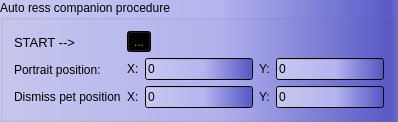
    <widget class="QGroupBox" name="groupBox_7">
     <property name="enabled">
      <bool>true</bool>
     </property>
     <property name="palette">
      <palette>
       <active>
        <colorrole role="WindowText">
         <brush brushstyle="SolidPattern">
          <color alpha="255">
           <red>0</red>
           <green>0</green>
           <blue>0</blue>
          </color>
         </brush>
        </colorrole>
        <colorrole role="Button">
         <brush brushstyle="LinearGradientPattern">
          <gradient startx="0.000000000000000" starty="0.000000000000000" endx="1.000000000000000" endy="0.000000000000000" type="LinearGradient" spread="PadSpread" coordinatemode="ObjectBoundingMode">
           <gradientstop position="0.000000000000000">
            <color alpha="255">
             <red>200</red>
             <green>200</green>
             <blue>240</blue>
            </color>
           </gradientstop>
           <gradientstop position="0.550000000000000">
            <color alpha="255">
             <red>180</red>
             <green>180</green>
             <blue>240</blue>
            </color>
           </gradientstop>
           <gradientstop position="0.980000000000000">
            <color alpha="255">
             <red>90</red>
             <green>90</green>
             <blue>200</blue>
            </color>
           </gradientstop>
           <gradientstop position="1.000000000000000">
            <color alpha="220">
             <red>90</red>
             <green>90</green>
             <blue>180</blue>
            </color>
           </gradientstop>
          </gradient>
         </brush>
        </colorrole>
        <colorrole role="Dark">
         <brush brushstyle="SolidPattern">
          <color alpha="255">
           <red>170</red>
           <green>170</green>
           <blue>0</blue>
          </color>
         </brush>
        </colorrole>
        <colorrole role="Text">
         <brush brushstyle="LinearGradientPattern">
          <gradient startx="0.000000000000000" starty="0.000000000000000" endx="8.000000000000000" endy="12.000000000000000" type="LinearGradient" spread="PadSpread" coordinatemode="ObjectBoundingMode">
           <gradientstop position="0.000000000000000">
            <color alpha="255">
             <red>140</red>
             <green>140</green>
             <blue>0</blue>
            </color>
           </gradientstop>
           <gradientstop position="1.000000000000000">
            <color alpha="255">
             <red>255</red>
             <green>255</green>
             <blue>30</blue>
            </color>
           </gradientstop>
          </gradient>
         </brush>
        </colorrole>
        <colorrole role="ButtonText">
         <brush brushstyle="LinearGradientPattern">
          <gradient startx="0.000000000000000" starty="0.000000000000000" endx="8.000000000000000" endy="12.000000000000000" type="LinearGradient" spread="PadSpread" coordinatemode="ObjectBoundingMode">
           <gradientstop position="0.000000000000000">
            <color alpha="255">
             <red>140</red>
             <green>140</green>
             <blue>0</blue>
            </color>
           </gradientstop>
           <gradientstop position="1.000000000000000">
            <color alpha="255">
             <red>255</red>
             <green>255</green>
             <blue>30</blue>
            </color>
           </gradientstop>
          </gradient>
         </brush>
        </colorrole>
        <colorrole role="Base">
         <brush brushstyle="LinearGradientPattern">
          <gradient startx="0.000000000000000" starty="0.000000000000000" endx="1.000000000000000" endy="0.000000000000000" type="LinearGradient" spread="PadSpread" coordinatemode="ObjectBoundingMode">
           <gradientstop position="0.000000000000000">
            <color alpha="255">
             <red>200</red>
             <green>200</green>
             <blue>240</blue>
            </color>
           </gradientstop>
           <gradientstop position="0.550000000000000">
            <color alpha="255">
             <red>180</red>
             <green>180</green>
             <blue>240</blue>
            </color>
           </gradientstop>
           <gradientstop position="0.980000000000000">
            <color alpha="255">
             <red>90</red>
             <green>90</green>
             <blue>200</blue>
            </color>
           </gradientstop>
           <gradientstop position="1.000000000000000">
            <color alpha="220">
             <red>90</red>
             <green>90</green>
             <blue>180</blue>
            </color>
           </gradientstop>
          </gradient>
         </brush>
        </colorrole>
        <colorrole role="Window">
         <brush brushstyle="LinearGradientPattern">
          <gradient startx="0.000000000000000" starty="0.000000000000000" endx="1.000000000000000" endy="0.000000000000000" type="LinearGradient" spread="PadSpread" coordinatemode="ObjectBoundingMode">
           <gradientstop position="0.000000000000000">
            <color alpha="255">
             <red>200</red>
             <green>200</green>
             <blue>240</blue>
            </color>
           </gradientstop>
           <gradientstop position="0.550000000000000">
            <color alpha="255">
             <red>180</red>
             <green>180</green>
             <blue>240</blue>
            </color>
           </gradientstop>
           <gradientstop position="0.980000000000000">
            <color alpha="255">
             <red>90</red>
             <green>90</green>
             <blue>200</blue>
            </color>
           </gradientstop>
           <gradientstop position="1.000000000000000">
            <color alpha="220">
             <red>90</red>
             <green>90</green>
             <blue>180</blue>
            </color>
           </gradientstop>
          </gradient>
         </brush>
        </colorrole>
       </active>
       <inactive>
        <colorrole role="WindowText">
         <brush brushstyle="SolidPattern">
          <color alpha="255">
           <red>0</red>
           <green>0</green>
           <blue>0</blue>
          </color>
         </brush>
        </colorrole>
        <colorrole role="Button">
         <brush brushstyle="LinearGradientPattern">
          <gradient startx="0.000000000000000" starty="0.000000000000000" endx="1.000000000000000" endy="0.000000000000000" type="LinearGradient" spread="PadSpread" coordinatemode="ObjectBoundingMode">
           <gradientstop position="0.000000000000000">
            <color alpha="255">
             <red>200</red>
             <green>200</green>
             <blue>240</blue>
            </color>
           </gradientstop>
           <gradientstop position="0.550000000000000">
            <color alpha="255">
             <red>180</red>
             <green>180</green>
             <blue>240</blue>
            </color>
           </gradientstop>
           <gradientstop position="0.980000000000000">
            <color alpha="255">
             <red>90</red>
             <green>90</green>
             <blue>200</blue>
            </color>
           </gradientstop>
           <gradientstop position="1.000000000000000">
            <color alpha="220">
             <red>90</red>
             <green>90</green>
             <blue>180</blue>
            </color>
           </gradientstop>
          </gradient>
         </brush>
        </colorrole>
        <colorrole role="Dark">
         <brush brushstyle="SolidPattern">
          <color alpha="255">
           <red>170</red>
           <green>170</green>
           <blue>0</blue>
          </color>
         </brush>
        </colorrole>
        <colorrole role="Text">
         <brush brushstyle="LinearGradientPattern">
          <gradient startx="0.000000000000000" starty="0.000000000000000" endx="8.000000000000000" endy="12.000000000000000" type="LinearGradient" spread="PadSpread" coordinatemode="ObjectBoundingMode">
           <gradientstop position="0.000000000000000">
            <color alpha="255">
             <red>140</red>
             <green>140</green>
             <blue>0</blue>
            </color>
           </gradientstop>
           <gradientstop position="1.000000000000000">
            <color alpha="255">
             <red>255</red>
             <green>255</green>
             <blue>30</blue>
            </color>
           </gradientstop>
          </gradient>
         </brush>
        </colorrole>
        <colorrole role="ButtonText">
         <brush brushstyle="LinearGradientPattern">
          <gradient startx="0.000000000000000" starty="0.000000000000000" endx="8.000000000000000" endy="12.000000000000000" type="LinearGradient" spread="PadSpread" coordinatemode="ObjectBoundingMode">
           <gradientstop position="0.000000000000000">
            <color alpha="255">
             <red>140</red>
             <green>140</green>
             <blue>0</blue>
            </color>
           </gradientstop>
           <gradientstop position="1.000000000000000">
            <color alpha="255">
             <red>255</red>
             <green>255</green>
             <blue>30</blue>
            </color>
           </gradientstop>
          </gradient>
         </brush>
        </colorrole>
        <colorrole role="Base">
         <brush brushstyle="LinearGradientPattern">
          <gradient startx="0.000000000000000" starty="0.000000000000000" endx="1.000000000000000" endy="0.000000000000000" type="LinearGradient" spread="PadSpread" coordinatemode="ObjectBoundingMode">
           <gradientstop position="0.000000000000000">
            <color alpha="255">
             <red>200</red>
             <green>200</green>
             <blue>240</blue>
            </color>
           </gradientstop>
           <gradientstop position="0.550000000000000">
            <color alpha="255">
             <red>180</red>
             <green>180</green>
             <blue>240</blue>
            </color>
           </gradientstop>
           <gradientstop position="0.980000000000000">
            <color alpha="255">
             <red>90</red>
             <green>90</green>
             <blue>200</blue>
            </color>
           </gradientstop>
           <gradientstop position="1.000000000000000">
            <color alpha="220">
             <red>90</red>
             <green>90</green>
             <blue>180</blue>
            </color>
           </gradientstop>
          </gradient>
         </brush>
        </colorrole>
        <colorrole role="Window">
         <brush brushstyle="LinearGradientPattern">
          <gradient startx="0.000000000000000" starty="0.000000000000000" endx="1.000000000000000" endy="0.000000000000000" type="LinearGradient" spread="PadSpread" coordinatemode="ObjectBoundingMode">
           <gradientstop position="0.000000000000000">
            <color alpha="255">
             <red>200</red>
             <green>200</green>
             <blue>240</blue>
            </color>
           </gradientstop>
           <gradientstop position="0.550000000000000">
            <color alpha="255">
             <red>180</red>
             <green>180</green>
             <blue>240</blue>
            </color>
           </gradientstop>
           <gradientstop position="0.980000000000000">
            <color alpha="255">
             <red>90</red>
             <green>90</green>
             <blue>200</blue>
            </color>
           </gradientstop>
           <gradientstop position="1.000000000000000">
            <color alpha="220">
             <red>90</red>
             <green>90</green>
             <blue>180</blue>
            </color>
           </gradientstop>
          </gradient>
         </brush>
        </colorrole>
       </inactive>
       <disabled>
        <colorrole role="WindowText">
         <brush brushstyle="SolidPattern">
          <color alpha="255">
           <red>0</red>
           <green>0</green>
           <blue>0</blue>
          </color>
         </brush>
        </colorrole>
        <colorrole role="Button">
         <brush brushstyle="LinearGradientPattern">
          <gradient startx="0.000000000000000" starty="0.000000000000000" endx="1.000000000000000" endy="0.000000000000000" type="LinearGradient" spread="PadSpread" coordinatemode="ObjectBoundingMode">
           <gradientstop position="0.000000000000000">
            <color alpha="255">
             <red>200</red>
             <green>200</green>
             <blue>240</blue>
            </color>
           </gradientstop>
           <gradientstop position="0.550000000000000">
            <color alpha="255">
             <red>180</red>
             <green>180</green>
             <blue>240</blue>
            </color>
           </gradientstop>
           <gradientstop position="0.980000000000000">
            <color alpha="255">
             <red>90</red>
             <green>90</green>
             <blue>200</blue>
            </color>
           </gradientstop>
           <gradientstop position="1.000000000000000">
            <color alpha="220">
             <red>90</red>
             <green>90</green>
             <blue>180</blue>
            </color>
           </gradientstop>
          </gradient>
         </brush>
        </colorrole>
        <colorrole role="Dark">
         <brush brushstyle="SolidPattern">
          <color alpha="255">
           <red>170</red>
           <green>170</green>
           <blue>0</blue>
          </color>
         </brush>
        </colorrole>
        <colorrole role="Text">
         <brush brushstyle="LinearGradientPattern">
          <gradient startx="0.000000000000000" starty="0.000000000000000" endx="8.000000000000000" endy="12.000000000000000" type="LinearGradient" spread="PadSpread" coordinatemode="ObjectBoundingMode">
           <gradientstop position="0.000000000000000">
            <color alpha="255">
             <red>140</red>
             <green>140</green>
             <blue>0</blue>
            </color>
           </gradientstop>
           <gradientstop position="1.000000000000000">
            <color alpha="255">
             <red>255</red>
             <green>255</green>
             <blue>30</blue>
            </color>
           </gradientstop>
          </gradient>
         </brush>
        </colorrole>
        <colorrole role="ButtonText">
         <brush brushstyle="LinearGradientPattern">
          <gradient startx="0.000000000000000" starty="0.000000000000000" endx="8.000000000000000" endy="12.000000000000000" type="LinearGradient" spread="PadSpread" coordinatemode="ObjectBoundingMode">
           <gradientstop position="0.000000000000000">
            <color alpha="255">
             <red>140</red>
             <green>140</green>
             <blue>0</blue>
            </color>
           </gradientstop>
           <gradientstop position="1.000000000000000">
            <color alpha="255">
             <red>255</red>
             <green>255</green>
             <blue>30</blue>
            </color>
           </gradientstop>
          </gradient>
         </brush>
        </colorrole>
        <colorrole role="Base">
         <brush brushstyle="LinearGradientPattern">
          <gradient startx="0.000000000000000" starty="0.000000000000000" endx="1.000000000000000" endy="0.000000000000000" type="LinearGradient" spread="PadSpread" coordinatemode="ObjectBoundingMode">
           <gradientstop position="0.000000000000000">
            <color alpha="255">
             <red>200</red>
             <green>200</green>
             <blue>240</blue>
            </color>
           </gradientstop>
           <gradientstop position="0.550000000000000">
            <color alpha="255">
             <red>180</red>
             <green>180</green>
             <blue>240</blue>
            </color>
           </gradientstop>
           <gradientstop position="0.980000000000000">
            <color alpha="255">
             <red>90</red>
             <green>90</green>
             <blue>200</blue>
            </color>
           </gradientstop>
           <gradientstop position="1.000000000000000">
            <color alpha="220">
             <red>90</red>
             <green>90</green>
             <blue>180</blue>
            </color>
           </gradientstop>
          </gradient>
         </brush>
        </colorrole>
        <colorrole role="Window">
         <brush brushstyle="LinearGradientPattern">
          <gradient startx="0.000000000000000" starty="0.000000000000000" endx="1.000000000000000" endy="0.000000000000000" type="LinearGradient" spread="PadSpread" coordinatemode="ObjectBoundingMode">
           <gradientstop position="0.000000000000000">
            <color alpha="255">
             <red>200</red>
             <green>200</green>
             <blue>240</blue>
            </color>
           </gradientstop>
           <gradientstop position="0.550000000000000">
            <color alpha="255">
             <red>180</red>
             <green>180</green>
             <blue>240</blue>
            </color>
           </gradientstop>
           <gradientstop position="0.980000000000000">
            <color alpha="255">
             <red>90</red>
             <green>90</green>
             <blue>200</blue>
            </color>
           </gradientstop>
           <gradientstop position="1.000000000000000">
            <color alpha="220">
             <red>90</red>
             <green>90</green>
             <blue>180</blue>
            </color>
           </gradientstop>
          </gradient>
         </brush>
        </colorrole>
       </disabled>
      </palette>
     </property>
     <property name="autoFillBackground">
      <bool>false</bool>
     </property>
     <property name="styleSheet">
      <string notr="true"/>
     </property>
     <property name="title">
      <string>Auto ress companion procedure</string>
     </property>
     <layout class="QGridLayout" name="gridLayout_2">
      <item row="0" column="0">
       <layout class="QHBoxLayout" name="horizontalLayout_4">
        <item>
         <layout class="QVBoxLayout" name="verticalLayout_3">
          <item>
           <widget class="QLabel" name="label_8">
            <property name="font">
             <font>
              <pointsize>10</pointsize>
              <stylestrategy>PreferAntialias</stylestrategy>
             </font>
            </property>
            <property name="text">
             <string>START --&gt;</string>
            </property>
           </widget>
          </item>
          <item>
           <widget class="QLabel" name="label_9">
            <property name="text">
             <string>Portrait position:</string>
            </property>
           </widget>
          </item>
          <item>
           <widget class="QLabel" name="label_10">
            <property name="text">
             <string>Dismiss pet position</string>
            </property>
           </widget>
          </item>
         </layout>
        </item>
        <item>
         <layout class="QVBoxLayout" name="verticalLayout_4">
          <item>
           <widget class="QToolButton" name="ressToolButton">
            <property name="text">
             <string>...</string>
            </property>
            <property name="icon">
             <iconset resource="gbot.qrc">
              <normaloff>:/GBot/Resources/sithicon.png</normaloff>:/GBot/Resources/sithicon.png</iconset>
            </property>
           </widget>
          </item>
          <item>
           <layout class="QHBoxLayout" name="horizontalLayout_5">
            <item>
             <widget class="QLabel" name="label_11">
              <property name="text">
               <string>X:</string>
              </property>
             </widget>
            </item>
            <item>
             <widget class="QLineEdit" name="lineEdit_5">
              <property name="text">
               <string>0</string>
              </property>
              <property name="readOnly">
               <bool>true</bool>
              </property>
             </widget>
            </item>
            <item>
             <widget class="QLabel" name="label_12">
              <property name="text">
               <string>Y:</string>
              </property>
             </widget>
            </item>
            <item>
             <widget class="QLineEdit" name="lineEdit_6">
              <property name="text">
               <string>0</string>
              </property>
              <property name="readOnly">
               <bool>true</bool>
              </property>
             </widget>
            </item>
           </layout>
          </item>
          <item>
           <layout class="QHBoxLayout" name="horizontalLayout_7">
            <item>
             <widget class="QLabel" name="label_13">
              <property name="text">
               <string>X:</string>
              </property>
             </widget>
            </item>
            <item>
             <widget class="QLineEdit" name="lineEdit_7">
              <property name="text">
               <string>0</string>
              </property>
              <property name="readOnly">
               <bool>true</bool>
              </property>
             </widget>
            </item>
            <item>
             <widget class="QLabel" name="label_14">
              <property name="text">
               <string>Y:</string>
              </property>
             </widget>
            </item>
            <item>
             <widget class="QLineEdit" name="lineEdit_8">
              <property name="text">
               <string>0</string>
              </property>
              <property name="readOnly">
               <bool>true</bool>
              </property>
             </widget>
            </item>
           </layout>
          </item>
         </layout>
        </item>
       </layout>
      </item>
     </layout>
    </widget>
